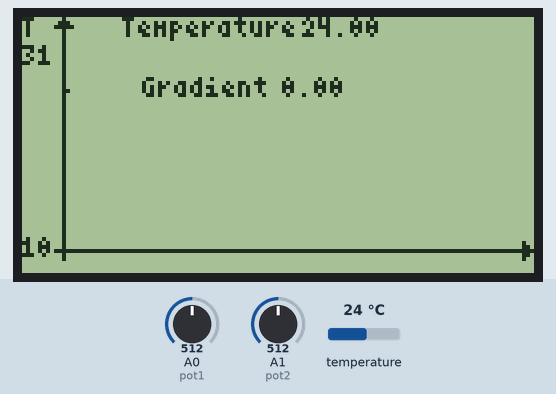
A sketch run on a simulated Arduino Uno, built with avr-gcc and run on an emulated ATmega328P. On the bench: 128×64 one-colour display. Inputs (shaded band) come from the test bench; at power-on: temperature 24 °C, A0 (pot1) = 512, A1 (pot2) = 512. What the sketch prints to the serial monitor is not drawn.

Above: at 2.9 s.
3.0 s: temperature set to 12 °C
At 5.0 s:
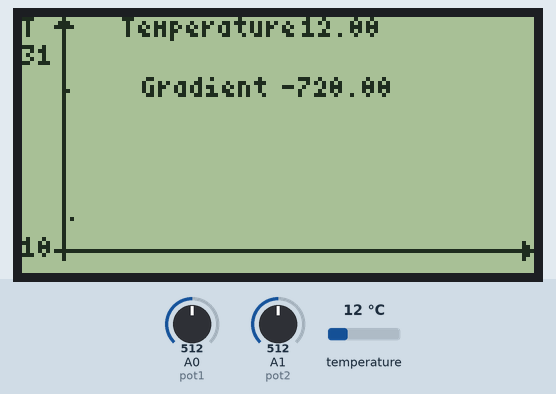
6.8 s: A0 (pot1) set to 716
At 9.1 s:
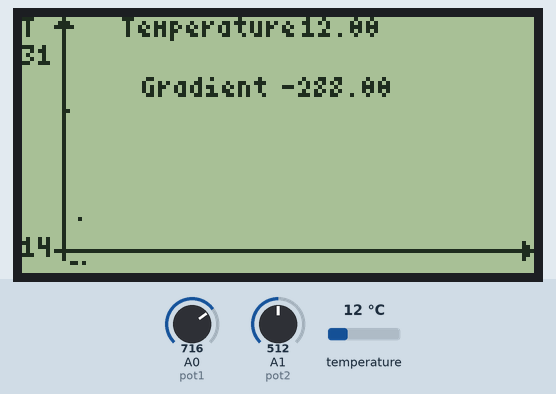
10.9 s: A1 (pot2) set to 306
At 12.4 s:
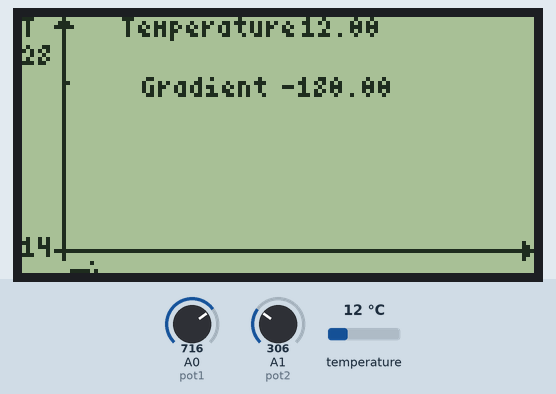
14.9 s: temperature set to 19 °C
At 16.7 s:
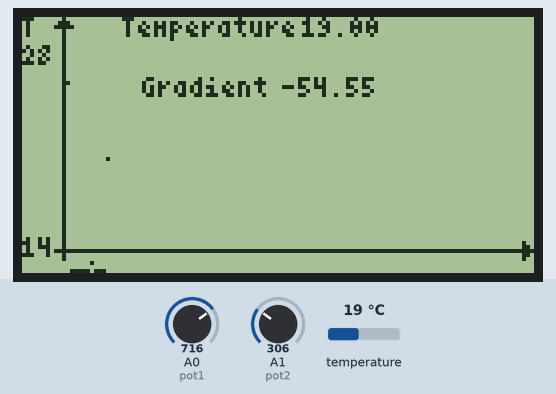
18.9 s: A0 (pot1) set to 900
At 20.8 s:
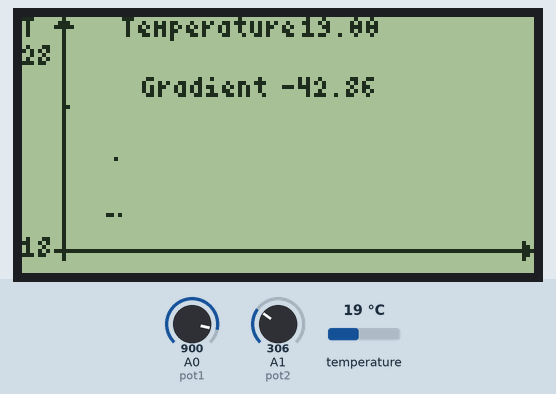
23.0 s: A1 (pot2) set to 16
At 25.0 s:
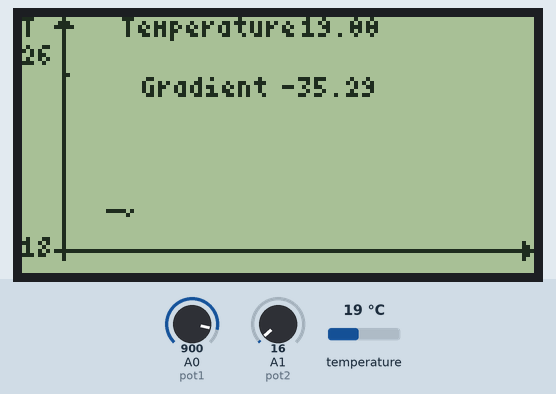
Timing chart, 0 to 26.5 s (numbered marks = the images above; inputs shaded):
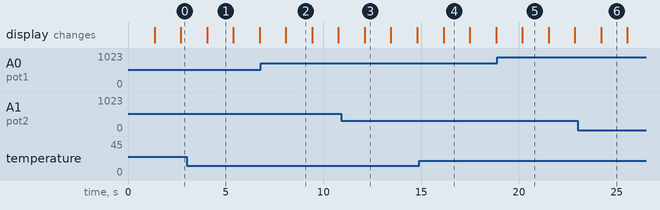

The sketch:

Graph_Plot_Zoom.ino
```cpp
#include "U8glib.h"
#include <OneWire.h>
#include <DallasTemperature.h>

#define ONE_WIRE_BUS 2
U8GLIB_ST7920_128X64_4X u8g(10);

OneWire oneWire(ONE_WIRE_BUS);
DallasTemperature sensors(&oneWire);

const uint8_t arrowy[] U8G_PROGMEM = {0x00, 0x00, 0x80, 0xc0, 0xe0, 0xc0, 0x80};
const uint8_t arrowx[] U8G_PROGMEM = {0x4, 0xe, 0x1f};

int INTERX = 500;
int Y_MIN = 20;
int BOTTOM_MIN = 0;
int BOTTOM_MAX = 21;
int TOP_MIN = 26;
int TOP_MAX = 36;

int val1 = 0;
int pot1 = A0;
int val2 = 0;
int pot2 = A1;
int Ny = 55;  // number of vertical pixels on the screen
int Nx = 126; // number of horizontal pixels on the screen

float Tmin;
float Tmax;
float tempC;
float Ttemp;

int i; // current time index in piexels on the screen

void setup() {
  u8g.setRot180();
  Serial.begin(9600);
  sensors.begin();
  int deviceCount = sensors.getDeviceCount();
}

void loop() {
  val1 = 0;
  pot1 = A0;
  val2 = 0;
  pot2 = A1;
  i = 0;

  float temp_raw[118];   // array of readed tempetatures
  int temp_rounded[118]; // array of rounded calculated temperatures
  float Tmin_prev = 0.0;
  float Tmax_prev = 0.0;

  do {
    sensors.requestTemperatures();
    tempC = sensors.getTempCByIndex(0);

    temp_raw[i] = tempC;
    val1 = analogRead(pot1);                           // potentiometer data
    Tmin = map(val1, 0, 1023, BOTTOM_MIN, BOTTOM_MAX); // convert potentiometer readings into temperatutes values
    val2 = analogRead(pot2);
    Tmax = map(val2, 0, 1023, TOP_MIN, TOP_MAX);

    float k = (Tmax - Tmin) / Ny;
    Ttemp = Ny - round((temp_raw[i] - Tmin) / k); // pixel position on the screen
    Serial.print("Ttemp: ");
    Serial.println(Ttemp);

    temp_rounded[i] = round(Ttemp);

    if (Tmin_prev != Tmin || Tmax_prev != Tmax) {
      Serial.print("The bounds are changed");
      for (int y = 0; y < i-1; y++) {
        temp_rounded[y] = Ny - round((temp_raw[y] - Tmin) / k);
      }
    }
    delay(INTERX);

    Tmin_prev = Tmin;
    Tmax_prev = Tmax;

    float gradient = 60.0 * 1000.0 * ( (temp_raw[i] - temp_raw[0]) / (i * INTERX) ); // per minute
    u8g.firstPage();

    do {
      draw(Tmax, Tmin); // draw numbers (no algoritm usage)

      u8g.setPrintPos(30,20);
      u8g.print("Gradient ");
      u8g.setPrintPos(65,20);
      u8g.print(gradient);
      u8g.setPrintPos(25,5);
      u8g.print("Temperature ");
      u8g.setPrintPos(70,5);
      u8g.print(tempC);

      for(int j = 0; j <= i; j++) {
        u8g.drawPixel(j+10, temp_rounded[j]); //printing pixel on screen
      }
    } while(u8g.nextPage());

    i += 1;
  } while (i < 118); // the end of screen

  clearY(); // crear screen after last position on it
  delay(500);
}


void draw(float Tmaxt, float Tmint) { //drawing static elements
  u8g.drawBitmapP( 125, 54, 1, 7, arrowy); // y
  u8g.drawBitmapP( 5, 0, 1, 3, arrowx); // x
  u8g.setFont(u8g_font_4x6);
  u8g.setPrintPos(0,5);
  u8g.print("T");
  u8g.setPrintPos(0,12);

  int maxt = Tmaxt;

  u8g.print(maxt);
  u8g.setPrintPos(0,60);

  int mint = Tmint;

  u8g.print(mint);
  u8g.drawLine(10, 3, 10, 60); // y
  u8g.drawLine(8, 58, 125, 58); // x
}

void clearY() {
  u8g.firstPage();
  do {} while(u8g.nextPage());
}
```

Measured:
- what the display in image 1 shows lasts 1.4 s, from 4.0 s to 5.4 s
